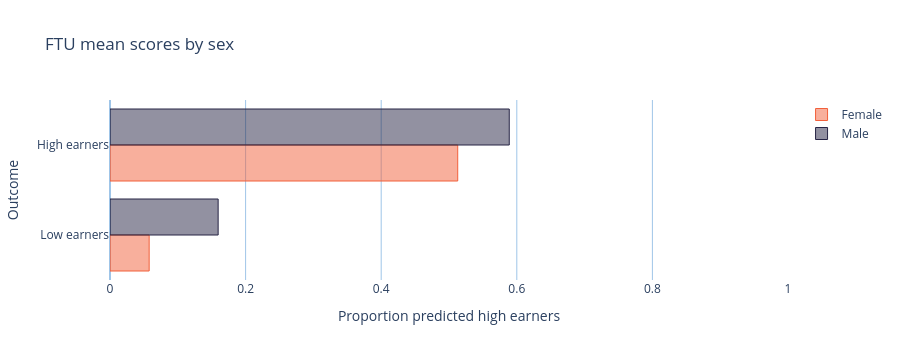

Notebook source saved alongside this figure:
### Code cell
eo_bar = group_bar_plots(
    test_probs,
    test.sex.map({0: "Female", 1: "Male"}),
    groups=test.salary,
    group_names=["Low earners", "High earners"],
    title="FTU mean scores by sex",
    xlabel="Proportion predicted high earners",
    ylabel="Outcome",
)
eo_bar

### Figure 1 — Plotly figure (JSON) as saved in the notebook; plotly's stock layout.template omitted (floating-point values rounded to 4 significant figures)
{"data": [{"hoverinfo": "name+x", "marker": {"color": "rgba(242,96,59,0.5)", "line": {"color": "#f2603b", "width": 1}}, "name": "Female", "orientation": "h", "type": "bar", "x": [0.05777, 0.5129], "y": [0, 1]}, {"hoverinfo": "name+x", "marker": {"color": "rgba(38,36,69,0.5)", "line": {"color": "#262445", "width": 1}}, "name": "Male", "orientation": "h", "type": "bar", "x": [0.1595, 0.5889], "y": [0, 1]}], "layout": {"autosize": true, "barmode": "group", "height": 360, "hovermode": "closest", "paper_bgcolor": "rgba(0,0,0,0)", "plot_bgcolor": "rgba(0,0,0,0)", "title": {"text": "FTU mean scores by sex"}, "xaxis": {"fixedrange": true, "gridcolor": "rgb(159, 197, 232)", "hoverformat": ".3f", "range": [0, 1], "title": {"text": "Proportion predicted high earners"}, "zerolinecolor": "rgb(159, 197, 232)"}, "yaxis": {"fixedrange": true, "gridcolor": "rgba(0,0,0,0)", "ticktext": ["Low earners", "High earners"], "tickvals": [0, 1], "title": {"text": "Outcome"}, "zerolinecolor": "rgba(0,0,0,0)"}}}
